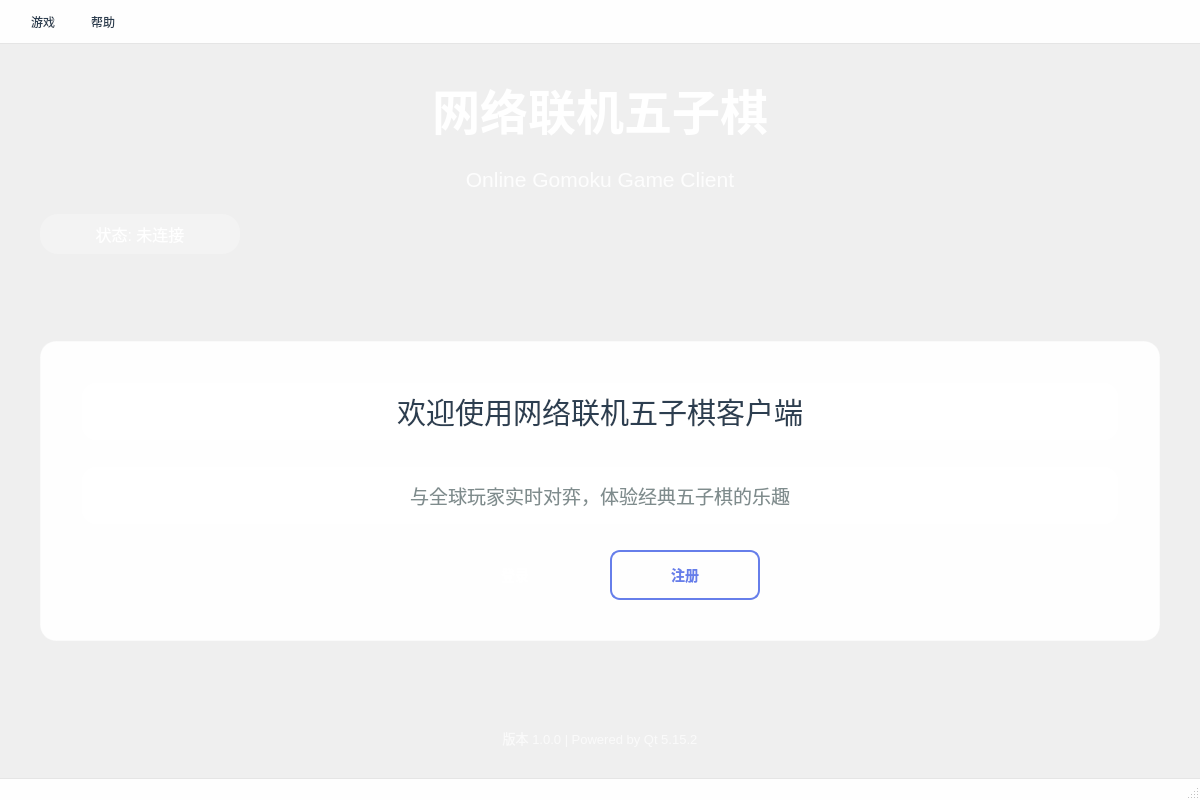
<?xml version="1.0" encoding="UTF-8"?>
<ui version="4.0">
 <class>MainWindow</class>
 <widget class="QMainWindow" name="MainWindow">
  <property name="geometry">
   <rect>
    <x>0</x>
    <y>0</y>
    <width>1200</width>
    <height>800</height>
   </rect>
  </property>
  <property name="windowTitle">
   <string>网络联机五子棋客户端</string>
  </property>
  <property name="styleSheet">
   <string notr="true"/>
  </property>
  <widget class="QWidget" name="centralwidget">
   <property name="styleSheet">
    <string notr="true">background: qlineargradient(x1:0, y1:0, x2:1, y2:1,
                                stop:0 #667eea, stop:1 #764ba2);</string>
   </property>
   <layout class="QVBoxLayout" name="verticalLayout">
    <property name="spacing">
     <number>20</number>
    </property>
    <property name="leftMargin">
     <number>40</number>
    </property>
    <property name="topMargin">
     <number>30</number>
    </property>
    <property name="rightMargin">
     <number>40</number>
    </property>
    <property name="bottomMargin">
     <number>30</number>
    </property>
    <item>
     <widget class="QLabel" name="titleLabel">
      <property name="minimumSize">
       <size>
        <width>0</width>
        <height>60</height>
       </size>
      </property>
      <property name="font">
       <font>
        <family>Microsoft YaHei UI</family>
        <pointsize>36</pointsize>
        <weight>75</weight>
        <bold>true</bold>
       </font>
      </property>
      <property name="styleSheet">
       <string notr="true">QLabel#titleLabel {
    color: #ffffff;
    text-shadow: 0 3px 6px rgba(0, 0, 0, 0.3);
}</string>
      </property>
      <property name="text">
       <string>网络联机五子棋</string>
      </property>
      <property name="alignment">
       <set>Qt::AlignCenter</set>
      </property>
     </widget>
    </item>
    <item>
     <widget class="QLabel" name="subtitleLabel">
      <property name="minimumSize">
       <size>
        <width>0</width>
        <height>30</height>
       </size>
      </property>
      <property name="font">
       <font>
        <family>Microsoft YaHei UI</family>
        <pointsize>16</pointsize>
       </font>
      </property>
      <property name="styleSheet">
       <string notr="true">QLabel {
    color: rgba(255, 255, 255, 0.9);
}</string>
      </property>
      <property name="text">
       <string>Online Gomoku Game Client</string>
      </property>
      <property name="alignment">
       <set>Qt::AlignCenter</set>
      </property>
     </widget>
    </item>
    <item>
     <widget class="QLabel" name="statusLabel">
      <property name="minimumSize">
       <size>
        <width>0</width>
        <height>35</height>
       </size>
      </property>
      <property name="maximumSize">
       <size>
        <width>200</width>
        <height>16777215</height>
       </size>
      </property>
      <property name="font">
       <font>
        <family>Microsoft YaHei UI</family>
        <pointsize>12</pointsize>
        <weight>50</weight>
        <bold>false</bold>
       </font>
      </property>
      <property name="styleSheet">
       <string notr="true">QLabel#statusLabel {
    background-color: rgba(255, 255, 255, 0.25);
    color: #ffffff;
    padding: 8px 20px;
    border-radius: 18px;
}</string>
      </property>
      <property name="text">
       <string>状态: 未连接</string>
      </property>
      <property name="alignment">
       <set>Qt::AlignCenter</set>
      </property>
     </widget>
    </item>
    <item>
     <spacer name="verticalSpacer">
      <property name="orientation">
       <enum>Qt::Vertical</enum>
      </property>
      <property name="sizeHint" stdset="0">
       <size>
        <width>20</width>
        <height>50</height>
       </size>
      </property>
     </spacer>
    </item>
    <item>
     <widget class="QFrame" name="welcomeCard">
      <property name="minimumSize">
       <size>
        <width>0</width>
        <height>300</height>
       </size>
      </property>
      <property name="styleSheet">
       <string notr="true">QFrame {
    background-color: rgba(255, 255, 255, 0.95);
    border-radius: 16px;
    border: 1px solid rgba(255, 255, 255, 0.4);
}</string>
      </property>
      <property name="frameShape">
       <enum>QFrame::StyledPanel</enum>
      </property>
      <property name="frameShadow">
       <enum>QFrame::Raised</enum>
      </property>
      <layout class="QVBoxLayout" name="welcomeLayout">
       <property name="spacing">
        <number>25</number>
       </property>
       <property name="leftMargin">
        <number>40</number>
       </property>
       <property name="topMargin">
        <number>40</number>
       </property>
       <property name="rightMargin">
        <number>40</number>
       </property>
       <property name="bottomMargin">
        <number>40</number>
       </property>
       <item>
        <widget class="QLabel" name="welcomeLabel">
         <property name="font">
          <font>
           <family>Microsoft YaHei UI</family>
           <pointsize>22</pointsize>
           <weight>50</weight>
           <bold>false</bold>
          </font>
         </property>
         <property name="styleSheet">
          <string notr="true">QLabel {
    color: #2c3e50;
}</string>
         </property>
         <property name="text">
          <string>欢迎使用网络联机五子棋客户端</string>
         </property>
         <property name="alignment">
          <set>Qt::AlignCenter</set>
         </property>
        </widget>
       </item>
       <item>
        <widget class="QLabel" name="descriptionLabel">
         <property name="font">
          <font>
           <family>Microsoft YaHei UI</family>
           <pointsize>14</pointsize>
          </font>
         </property>
         <property name="styleSheet">
          <string notr="true">QLabel {
    color: #7f8c8d;
}</string>
         </property>
         <property name="text">
          <string>与全球玩家实时对弈，体验经典五子棋的乐趣</string>
         </property>
         <property name="alignment">
          <set>Qt::AlignCenter</set>
         </property>
        </widget>
       </item>
       <item>
        <layout class="QHBoxLayout" name="buttonLayout">
         <property name="spacing">
          <number>20</number>
         </property>
         <item>
          <spacer name="horizontalSpacer">
           <property name="orientation">
            <enum>Qt::Horizontal</enum>
           </property>
           <property name="sizeHint" stdset="0">
            <size>
             <width>40</width>
             <height>20</height>
            </size>
           </property>
          </spacer>
         </item>
         <item>
          <widget class="QPushButton" name="loginButton">
           <property name="minimumSize">
            <size>
             <width>150</width>
             <height>50</height>
            </size>
           </property>
           <property name="font">
            <font>
             <family>Microsoft YaHei UI</family>
             <pointsize>14</pointsize>
             <weight>75</weight>
             <bold>true</bold>
            </font>
           </property>
           <property name="styleSheet">
            <string notr="true">QPushButton {
    background: qlineargradient(x1:0, y1:0, x2:0, y2:1,
                                stop:0 #667eea, stop:1 #764ba2);
    color: #ffffff;
    border: none;
    border-radius: 10px;
    padding: 10px 25px;
    font-size: 14px;
    font-weight: 600;
}

QPushButton:hover {
    background: qlineargradient(x1:0, y1:0, x2:0, y2:1,
                                stop:0 #5568d3, stop:1 #6a42a0);
    box-shadow: 0 6px 16px rgba(102, 126, 234, 0.5);
}

QPushButton:pressed {
    background: qlineargradient(x1:0, y1:0, x2:0, y2:1,
                                stop:0 #6a42a0, stop:1 #5568d3);
}</string>
           </property>
           <property name="text">
            <string>登录</string>
           </property>
          </widget>
         </item>
         <item>
          <widget class="QPushButton" name="registerButton">
           <property name="minimumSize">
            <size>
             <width>150</width>
             <height>50</height>
            </size>
           </property>
           <property name="font">
            <font>
             <family>Microsoft YaHei UI</family>
             <pointsize>14</pointsize>
             <weight>75</weight>
             <bold>true</bold>
            </font>
           </property>
           <property name="styleSheet">
            <string notr="true">QPushButton {
    background: transparent;
    border: 2px solid #667eea;
    color: #667eea;
    border-radius: 10px;
    padding: 10px 25px;
    font-size: 14px;
    font-weight: 600;
}

QPushButton:hover {
    background: rgba(102, 126, 234, 0.1);
    border-color: #5568d3;
    color: #5568d3;
}

QPushButton:pressed {
    background: rgba(102, 126, 234, 0.2);
}</string>
           </property>
           <property name="text">
            <string>注册</string>
           </property>
          </widget>
         </item>
         <item>
          <spacer name="horizontalSpacer_2">
           <property name="orientation">
            <enum>Qt::Horizontal</enum>
           </property>
           <property name="sizeHint" stdset="0">
            <size>
             <width>40</width>
             <height>20</height>
            </size>
           </property>
          </spacer>
         </item>
        </layout>
       </item>
      </layout>
     </widget>
    </item>
    <item>
     <spacer name="verticalSpacer_2">
      <property name="orientation">
       <enum>Qt::Vertical</enum>
      </property>
      <property name="sizeHint" stdset="0">
       <size>
        <width>20</width>
        <height>50</height>
       </size>
      </property>
     </spacer>
    </item>
    <item>
     <widget class="QLabel" name="versionLabel">
      <property name="font">
       <font>
        <family>Microsoft YaHei UI</family>
        <pointsize>10</pointsize>
       </font>
      </property>
      <property name="styleSheet">
       <string notr="true">QLabel {
    color: rgba(255, 255, 255, 0.7);
}</string>
      </property>
      <property name="text">
       <string>版本 1.0.0 | Powered by Qt 5.15.2</string>
      </property>
      <property name="alignment">
       <set>Qt::AlignCenter</set>
      </property>
     </widget>
    </item>
   </layout>
  </widget>
  <widget class="QMenuBar" name="menubar">
   <property name="geometry">
    <rect>
     <x>0</x>
     <y>0</y>
     <width>1200</width>
     <height>22</height>
    </rect>
   </property>
   <property name="styleSheet">
    <string notr="true">QMenuBar {
    background-color: rgba(255, 255, 255, 0.95);
    border-bottom: 1px solid rgba(0, 0, 0, 0.1);
    padding: 5px 10px;
}

QMenuBar::item {
    padding: 8px 15px;
    border-radius: 5px;
    color: #2c3e50;
}

QMenuBar::item:selected {
    background-color: rgba(102, 126, 234, 0.1);
    color: #667eea;
}

QMenu {
    background-color: rgba(255, 255, 255, 0.98);
    border: 1px solid rgba(0, 0, 0, 0.1);
    border-radius: 8px;
    padding: 5px;
}

QMenu::item {
    padding: 10px 20px;
    border-radius: 5px;
    color: #2c3e50;
}

QMenu::item:selected {
    background-color: #667eea;
    color: #ffffff;
}

QMenu::separator {
    height: 1px;
    background-color: #e9ecef;
    margin: 5px 10px;
}</string>
   </property>
   <widget class="QMenu" name="menuGame">
    <property name="title">
     <string>游戏</string>
    </property>
    <addaction name="actionConnect"/>
    <addaction name="actionDisconnect"/>
    <addaction name="separator"/>
    <addaction name="actionLogin"/>
    <addaction name="actionRegister"/>
    <addaction name="separator"/>
    <addaction name="actionExit"/>
   </widget>
   <widget class="QMenu" name="menuHelp">
    <property name="title">
     <string>帮助</string>
    </property>
    <addaction name="actionAbout"/>
   </widget>
   <addaction name="menuGame"/>
   <addaction name="menuHelp"/>
  </widget>
  <widget class="QStatusBar" name="statusbar">
   <property name="styleSheet">
    <string notr="true">QStatusBar {
    background-color: rgba(255, 255, 255, 0.95);
    border-top: 1px solid rgba(0, 0, 0, 0.1);
    color: #2c3e50;
}</string>
   </property>
  </widget>
  <action name="actionConnect">
   <property name="text">
    <string>连接服务器</string>
   </property>
  </action>
  <action name="actionDisconnect">
   <property name="text">
    <string>断开连接</string>
   </property>
  </action>
  <action name="actionLogin">
   <property name="text">
    <string>登录</string>
   </property>
  </action>
  <action name="actionRegister">
   <property name="text">
    <string>注册</string>
   </property>
  </action>
  <action name="actionExit">
   <property name="text">
    <string>退出</string>
   </property>
  </action>
  <action name="actionAbout">
   <property name="text">
    <string>关于</string>
   </property>
  </action>
 </widget>
 <resources/>
 <connections/>
</ui>
